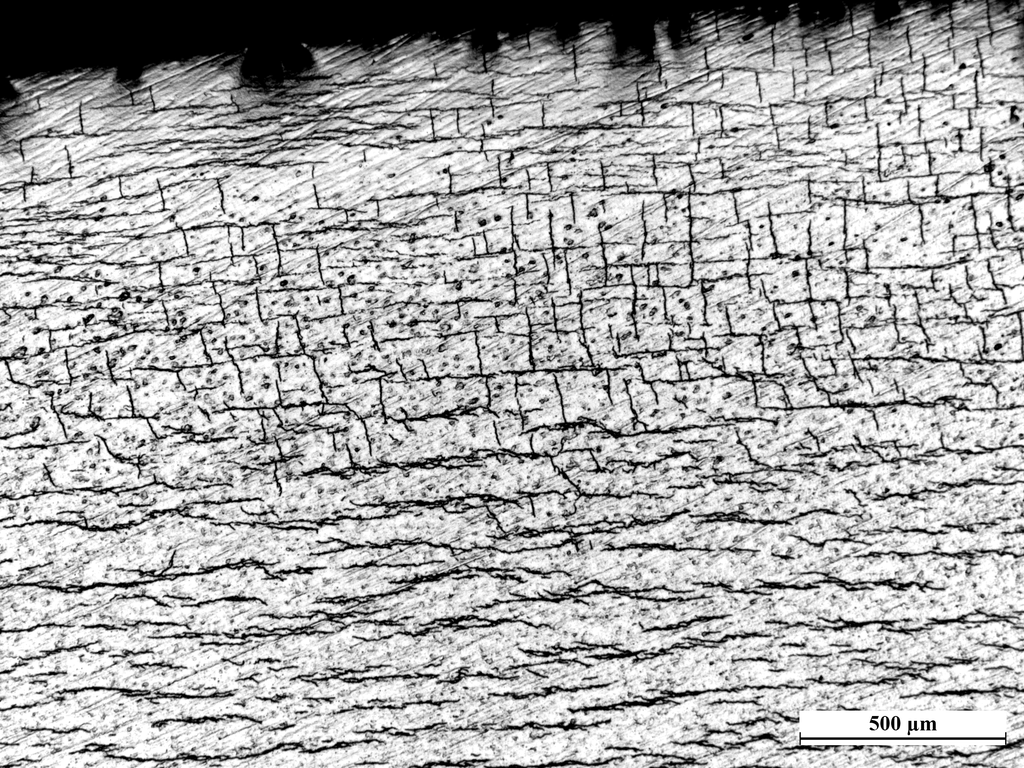
#> input picture data/sample_images/hydride_optical_sample.png, 1024 x 768 px, found by its file name
$ jupyter execute --allow-errors 01_data_preparation_and_dataset_planning.ipynb
#> lines starting #> are read from the running program, lines starting #| are printed output that depends on the picture; after the words box and inside, x2 and y2 are one past the last pixel; in counts of white or black regions, pixels touching at a corner belong together
# 01 - Data Preparation, Classical Preprocessing, and Dataset Planning

This notebook builds a small teaching dataset from the bundled hydride sample image, then uses the repository's real split planner and QA checks.
The example is intentionally small so students can see how the data contract works before they scale up to a real project.

## What You Will Learn

- how the repo expects source/mask folders to be laid out
- how classical preprocessing steps can create a first-pass baseline mask
- how leakage-aware split planning keeps augmented variants together
- how the preparation manifest and QA report are written
- why grouping augmented variants matters before training
- which alternative split strategies exist and when to prefer them

[cell 1]
from __future__ import annotations

import json
from pathlib import Path
from pprint import pprint

import matplotlib.pyplot as plt
import numpy as np
from PIL import Image, ImageEnhance, ImageOps
from skimage import filters, morphology


def find_repo_root(start: Path | None = None) -> Path:
    start = Path.cwd() if start is None else Path(start)
    for candidate in [start, *start.parents]:
        if (candidate / 'docs').exists() and (candidate / 'src').exists():
            return candidate
    raise FileNotFoundError('Could not find the repository root from the current working directory.')


repo_root = find_repo_root()
sample_path = repo_root / 'data' / 'sample_images' / 'hydride_optical_sample.png'
if not sample_path.exists():
    sample_path = repo_root / 'test_data' / '3PB_SRT_data_generation_1817_OD_side1_8.png'
assert sample_path.exists(), sample_path

study_root = repo_root / 'outputs' / 'notebook_tutorials'
study_root.mkdir(parents=True, exist_ok=True)

plt.rcParams['figure.dpi'] = 120
plt.rcParams['image.cmap'] = 'gray'

[cell 2]
def make_pseudo_mask(image: Image.Image) -> np.ndarray:
    gray = np.asarray(ImageOps.grayscale(image), dtype=np.uint8)
#> gray is the input picture: shape (768, 1024); min 0, max 255, mean 171.7
    threshold = filters.threshold_otsu(gray)
#> threshold = 134
    mask = gray < threshold
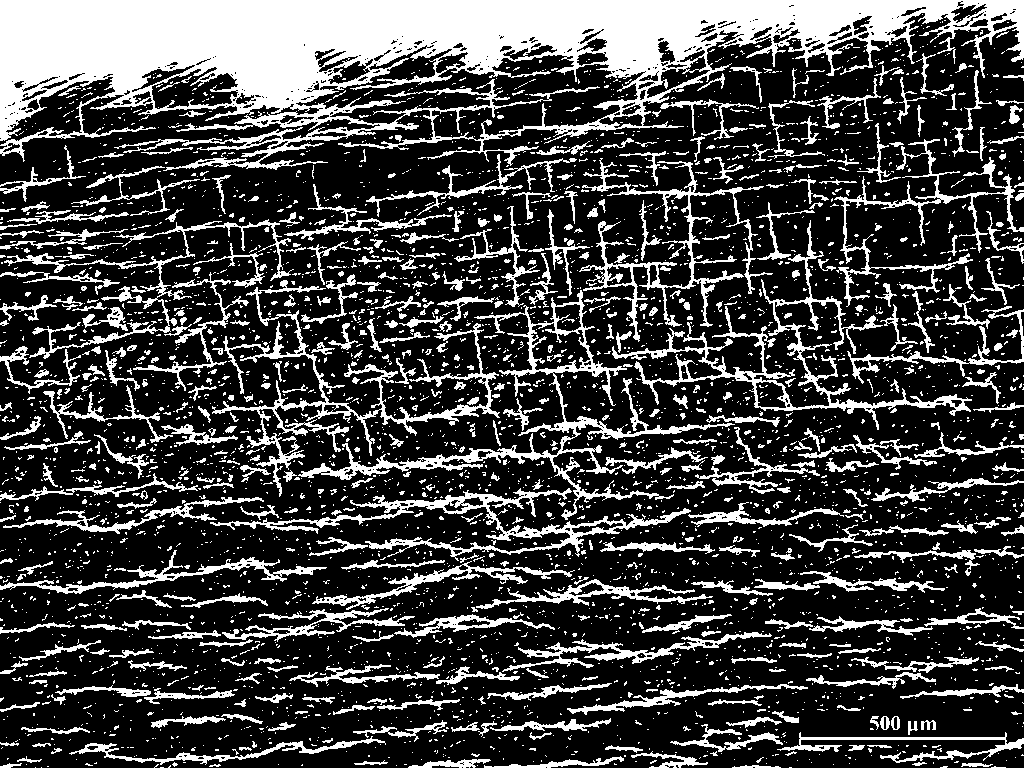
#> mask: shape (768, 1024) bool; 26.1% white; 4007 white regions (3448 under 20 px), largest, box (x1, y1, x2, y2) and area: (0, 0, 1024, 171) 75915, (298, 290, 735, 520) 7091, (212, 280, 500, 497) 6000
    mask = morphology.remove_small_objects(mask, min_size=64)
#> mask: shape (768, 1024) bool; 22.4% white; 225 white regions, largest, box (x1, y1, x2, y2) and area: (0, 0, 1024, 171) 75223, (298, 290, 735, 520) 6964, (212, 280, 500, 497) 5820
    mask = morphology.binary_opening(mask, morphology.disk(1))
#> mask: shape (768, 1024) bool; 19.6% white; 1383 white regions (601 under 20 px), largest, box (x1, y1, x2, y2) and area: (0, 0, 1024, 141) 64172, (359, 489, 618, 552) 2500, (301, 443, 483, 480) 1452
    mask = morphology.binary_closing(mask, morphology.disk(2))
#> mask: shape (768, 1024) bool; 21% white; 1014 white regions (402 under 20 px), largest, box (x1, y1, x2, y2) and area: (0, 0, 1024, 170) 71469, (359, 489, 618, 552) 3042, (307, 563, 524, 632) 1999
    mask = morphology.remove_small_holes(mask, area_threshold=256)
#> mask: shape (768, 1024) bool; 21.3% white; 1014 white regions (402 under 20 px), largest, box (x1, y1, x2, y2) and area: (0, 0, 1024, 170) 73284, (359, 489, 618, 552) 3330, (307, 563, 524, 632) 2012
    return mask.astype(np.uint8)


def show_side_by_side(image: np.ndarray, mask: np.ndarray, *, title: str) -> None:
    fig, axes = plt.subplots(1, 2, figsize=(10, 4))
    axes[0].imshow(image)
    axes[0].set_title(f'{title} - image')
    axes[0].axis('off')
    axes[1].imshow(mask, cmap='gray')
    axes[1].set_title(f'{title} - mask')
    axes[1].axis('off')
    plt.tight_layout()


def show_grid(pairs: list[tuple[str, np.ndarray, np.ndarray]], *, title: str) -> None:
    rows = len(pairs)
    fig, axes = plt.subplots(rows, 2, figsize=(11, 3.2 * rows))
    if rows == 1:
        axes = np.array([axes])
    fig.suptitle(title)
    for row, (label, image, mask) in enumerate(pairs):
        axes[row, 0].imshow(image)
        axes[row, 0].set_title(f'{label} - image')
        axes[row, 0].axis('off')
        axes[row, 1].imshow(mask, cmap='gray')
        axes[row, 1].set_title(f'{label} - mask')
        axes[row, 1].axis('off')
    plt.tight_layout()

[cell 3]
# Build a tiny hydride-style study dataset from the bundled sample image.
from PIL import ImageOps

raw = Image.open(sample_path).convert('RGB')
base_mask = make_pseudo_mask(raw)

families = {
    'hydride_plate_family_a': [
        ('aug00', lambda img: img, lambda msk: msk),
        ('aug01', lambda img: ImageOps.mirror(img), lambda msk: ImageOps.mirror(msk)),
    ],
    'hydride_plate_family_b': [
        ('aug00', lambda img: img.rotate(90, expand=True), lambda msk: msk.rotate(90, expand=True)),
        ('aug01', lambda img: img.rotate(270, expand=True), lambda msk: msk.rotate(270, expand=True)),
    ],
    'hydride_plate_family_c': [
        ('aug00', lambda img: ImageEnhance.Contrast(img).enhance(1.25), lambda msk: msk),
        ('aug01', lambda img: ImageEnhance.Sharpness(img).enhance(1.5), lambda msk: msk),
    ],
}

demo_root = study_root / '01_data_preparation'
source_dir = demo_root / 'source'
mask_dir = demo_root / 'masks'
prepared_dir = demo_root / 'prepared'
for folder in [source_dir, mask_dir, prepared_dir]:
    folder.mkdir(parents=True, exist_ok=True)

saved = []
for family_name, variants in families.items():
    for suffix, image_fn, mask_fn in variants:
        image = image_fn(raw)
        mask_img = mask_fn(Image.fromarray(base_mask * 255)).convert('L').point(lambda v: 255 if v > 0 else 0)
        stem = f'{family_name}_{suffix}'
        image_path = source_dir / f'{stem}.png'
        mask_path = mask_dir / f'{stem}.png'
        image.save(image_path)
        mask_img.save(mask_path)
        saved.append((stem, np.asarray(image), np.asarray(mask_img)))
#> this loop made 3 passes
#> pass 1, `image.save(image_path)`:
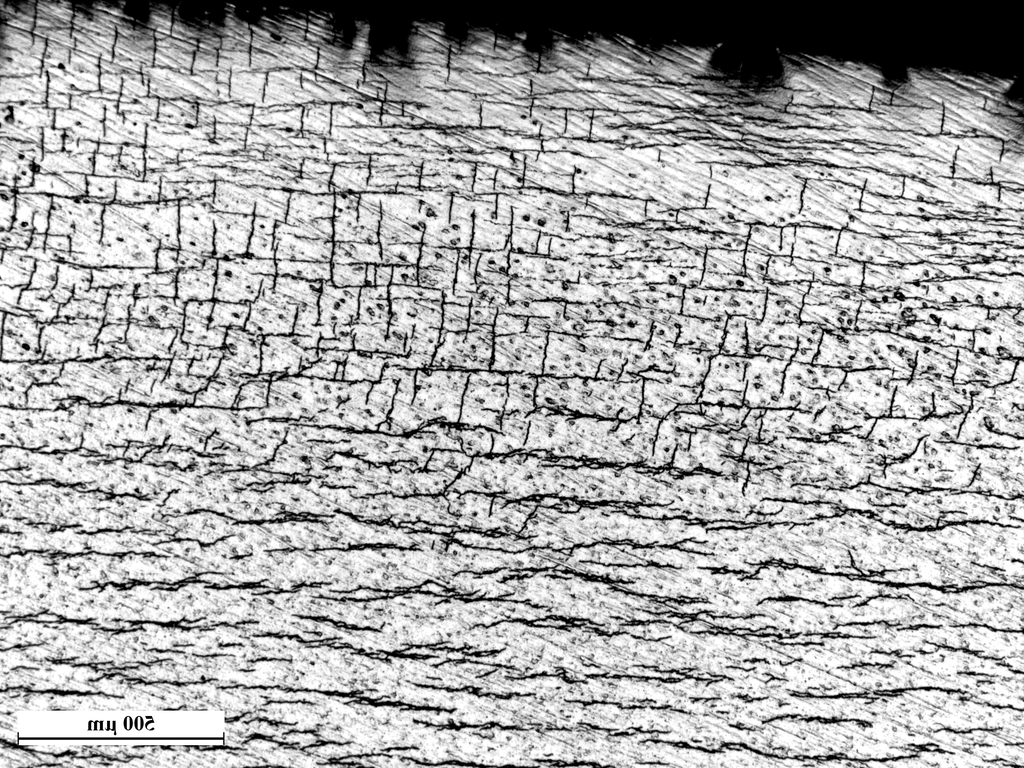
#> saved as hydride_plate_family_a_aug01.png: PIL image 1024x768 RGB; min 0, max 255, mean 171.7
#> pass 1, `mask_img.save(mask_path)`:
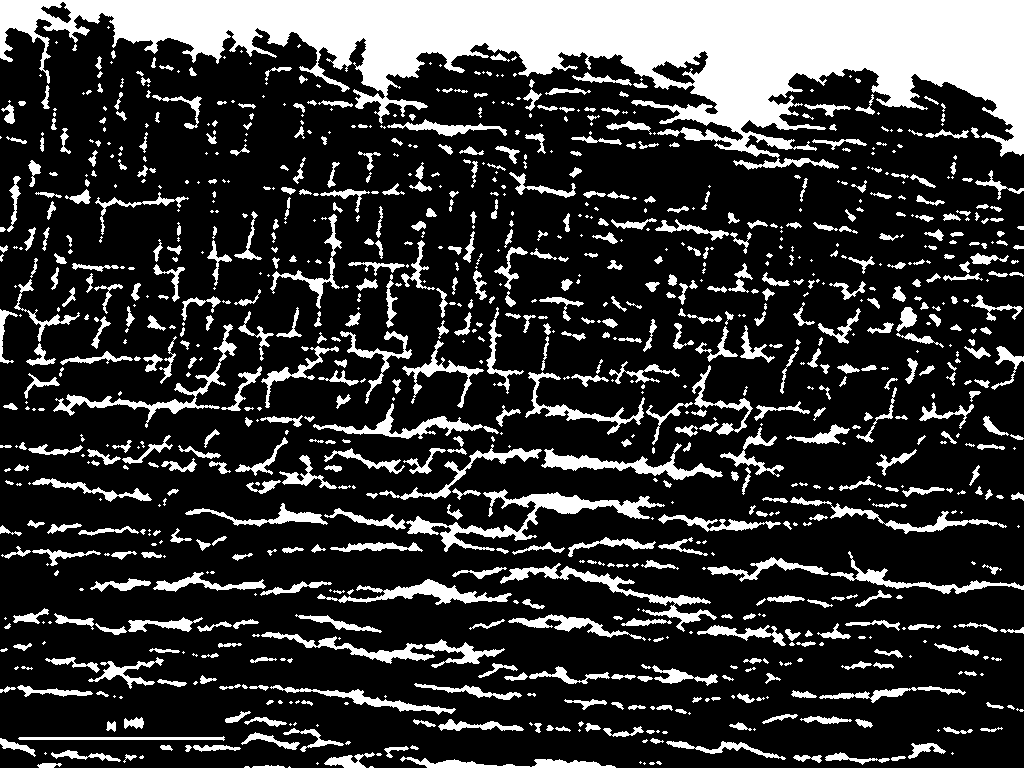
#> saved as hydride_plate_family_a_aug01.png: PIL image 1024x768 L; 21.3% white; 1014 white regions (402 under 20 px), largest, box (x1, y1, x2, y2) and area: (0, 0, 1024, 170) 73284, (406, 489, 665, 552) 3330, (500, 563, 717, 632) 2012
#> pass 2, `image.save(image_path)`:
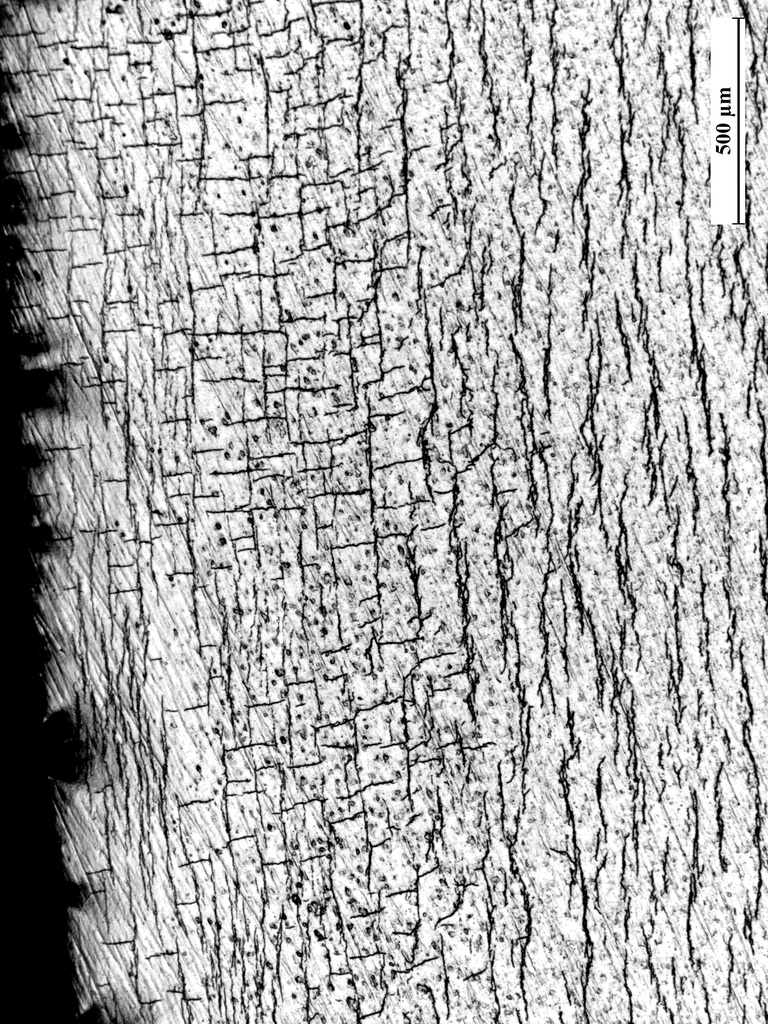
#> saved as hydride_plate_family_b_aug00.png: PIL image 768x1024 RGB; min 0, max 255, mean 171.7
#> after the loop, saved = 6 items

print('Saved files:')
for stem, *_ in saved:
    print(' -', stem)
#> this loop made 6 passes
#> stem on passes 1 to 6: 'hydride_plate_family_a_aug00', 'hydride_plate_family_a_aug01', 'hydride_plate_family_b_aug00', 'hydride_plate_family_b_aug01', 'hydride_plate_family_c_aug00', 'hydride_plate_family_c_aug01'
#|  - hydride_plate_family_a_aug00
#|  - hydride_plate_family_a_aug01
#|  - hydride_plate_family_b_aug00
#|  - hydride_plate_family_b_aug01
#|  - hydride_plate_family_c_aug00
#|  - hydride_plate_family_c_aug01

show_grid(saved[:4], title='Demo source images and masks')
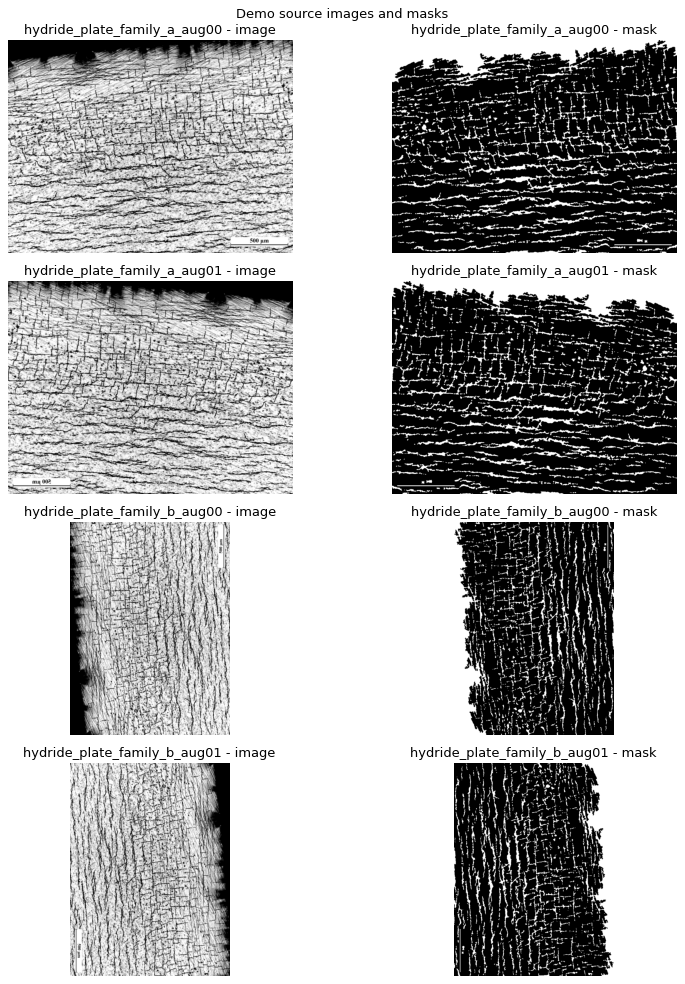
#> figure drawn by matplotlib, 8 panels
